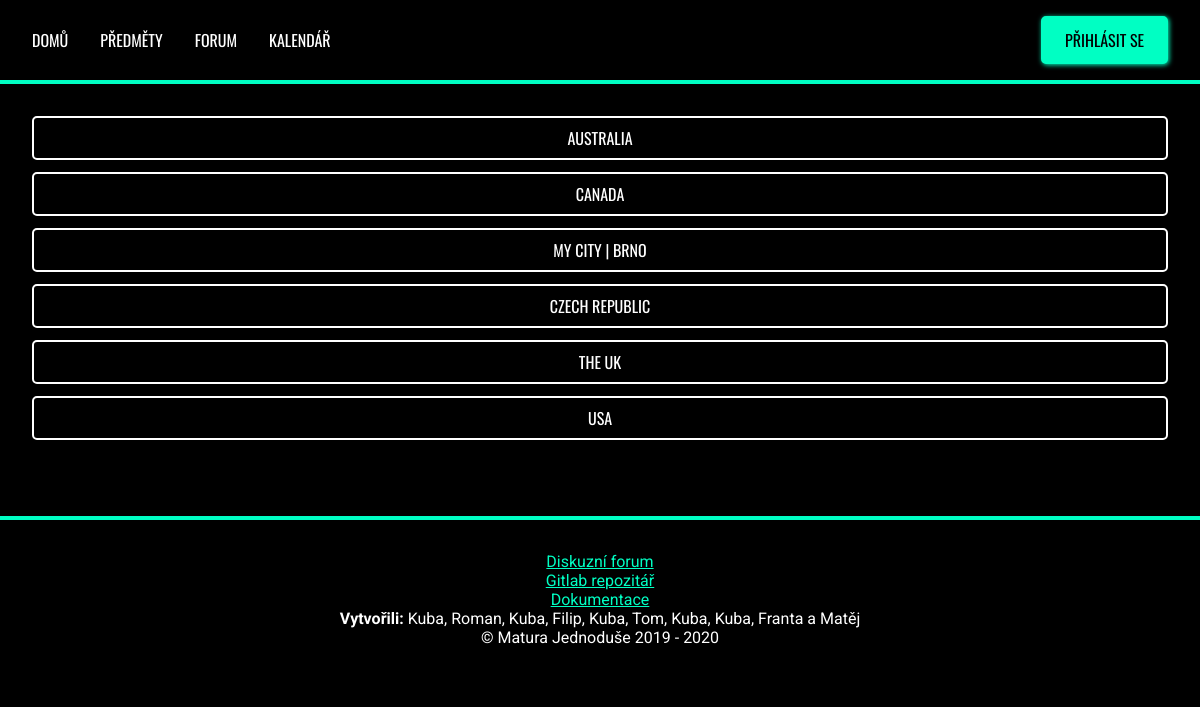
The page /index.php?page=aj on the database its author committed.
### tables this page shows
CREATE TABLE `okruhy` (
  `ID_okruhy` int(15) NOT NULL,
  `id_predmet` int(15) NOT NULL,
  `cislo` float NOT NULL,
  `nazev` text NOT NULL,
  `popis` text NOT NULL,
  `clanek` text NOT NULL
);

### pages/aj.php (the view, shortened to what this page needs)
<form method="post" action="">
	<?php
	$ID = 5;
	$result = mysqli_query($conn, "SELECT nazev FROM okruhy WHERE ID_predmet = $ID");
	while ($nazev  = mysqli_fetch_assoc($result)) {
		echo "<div class='btn primary'>";
		echo	"<input type='submit' name='idclanek' value='$nazev[nazev]' />";
		echo "</div>";
	}
	?>
</form>

### css/desktopStyle.css (style rules this page uses)
* { margin:0;padding:0 }
body { color:#fff }
button,input[type=submit] { font-family:Oswald,sans-serif;font-size:1rem;text-transform:uppercase;text-decoration:none;text-align:center }
input,textarea { font-family:Roboto,sans-serif;font-size:.9rem;color:#fff }
form { padding:2rem }
form input,form textarea { display:block;border:2px solid #fff;padding:.5rem;border-radius:5px;background-color:#000;outline:0;margin-bottom:.75rem;width:100% }
body { background-color:#000 }

### css/mobileStyle.css (style rules this page uses)
* { margin:0;padding:0 }
body { color:#fff }
button,input[type=submit] { font-family:Oswald,sans-serif;font-size:1rem;text-transform:uppercase;text-decoration:none;text-align:center }
input,textarea { font-family:Roboto,sans-serif;font-size:1.2rem;color:#fff;width:100% }
form { padding:2rem }
form input,form textarea { display:block;border:2px solid #fff;padding:.5rem;border-radius:5px;background-color:#000;outline:0;margin-bottom:.75rem }
body { background-color:#000 }

### rows shown on the page
okruhy: idclanek "Australia"
okruhy: idclanek "Canada"
okruhy: idclanek "My city | Brno"
okruhy: idclanek "Czech republic"
okruhy: idclanek "The UK"
okruhy: idclanek "USA"
